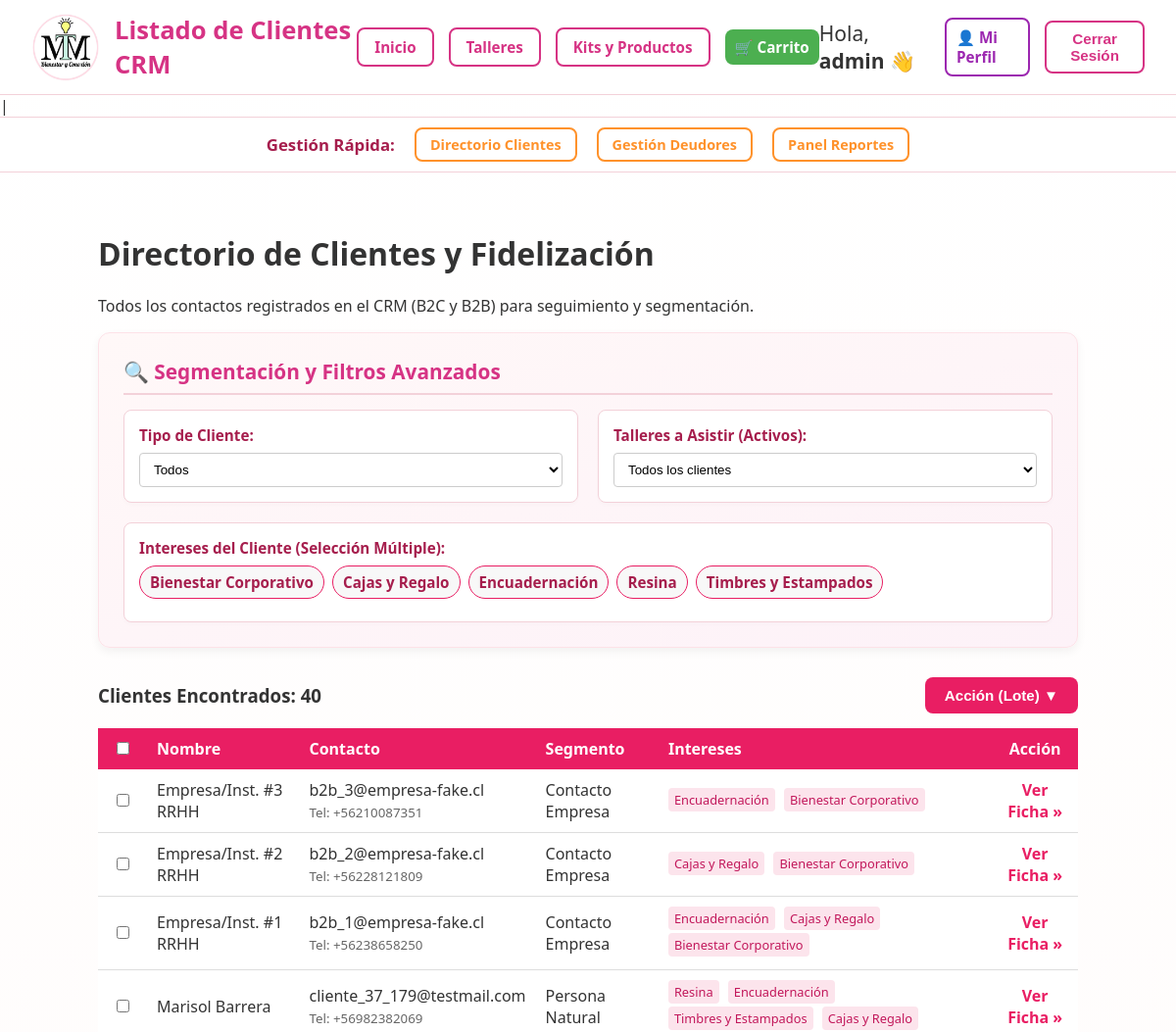
/gestion/clientes/ (signed in, upper part), run on an earlier commit of the app's database.
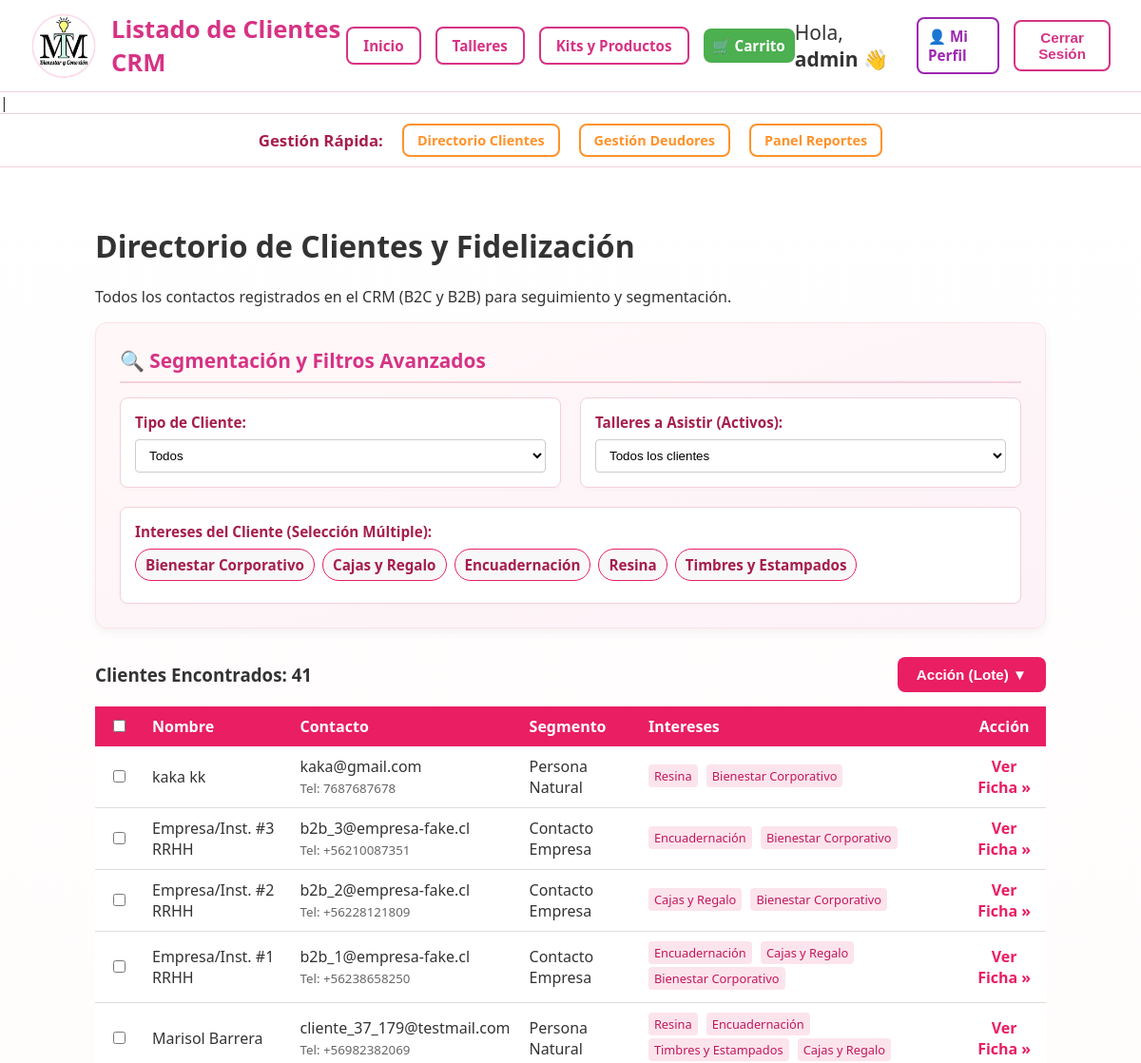
And on a later commit of the database.
### crm/models.py (models this page shows, shortened)
class Interes(models.Model):
    nombre = models.CharField(max_length=100, unique=True, verbose_name="Nombre del Interés")
    descripcion = models.TextField(blank=True, verbose_name="Descripción o Palabras Clave")
    class Meta:
        verbose_name_plural = "Intereses"

class Cliente(models.Model):
    TIPO_CLIENTE_CHOICES = [
        ('B2C', 'Persona Natural'),
        ('B2B', 'Contacto Empresa'), # Etiqueta actualizada
    ]
    nombre_completo = models.CharField(max_length=150, verbose_name="Nombre Completo (Contacto)") # Etiqueta actualizada
    email = models.EmailField(unique=True, verbose_name="Correo Electrónico (Contacto)") # Etiqueta actualizada
    telefono = models.CharField(max_length=20, blank=True, null=True, verbose_name="Teléfono (Contacto)") # Etiqueta actualizada
    fecha_nacimiento = models.DateField(blank=True, null=True, verbose_name="Fecha de Nacimiento (si aplica)") # Etiqueta actualizada
    empresa = models.ForeignKey(
        Empresa,
        on_delete=models.SET_NULL, # Si se borra la empresa, el contacto no se borra, solo pierde el vínculo
        blank=True,
        null=True,
        related_name='contactos', # Permite acceder a los contactos desde una empresa: empresa.contactos.all()
        verbose_name="Empresa (si aplica)"
    )
    comuna_vive = models.CharField(max_length=100, blank=True, null=True, verbose_name="Comuna de Residencia")
    tipo_cliente = models.CharField(max_length=3, choices=TIPO_CLIENTE_CHOICES, default='B2C', verbose_name="Tipo de Contacto") # Etiqueta actualizada
    intereses_cliente = models.ManyToManyField(Interes, blank=True, related_name='clientes', verbose_name="Intereses del Contacto") # Etiqueta actualizada
    observaciones = models.TextField(blank=True, verbose_name="Observaciones de Gestión (Seguimiento, etc.)")
    fecha_registro = models.DateTimeField(auto_now_add=True)

### crm/views.py (the view, shortened to what this page needs)
# urls.py: path('gestion/clientes/', views.listado_clientes, name='listado_clientes'),
@user_passes_test(is_superuser)
def listado_clientes(request):
    tipo_cliente_filtro = request.GET.get('tipo', None)
    intereses_filtro = request.GET.getlist('interes', [])
    taller_asistir_filtro = request.GET.get('taller_asistir', None)
    clientes = Cliente.objects.all().order_by('-fecha_registro')
    if tipo_cliente_filtro:
        clientes = clientes.filter(tipo_cliente=tipo_cliente_filtro)
    if intereses_filtro:
        interes_ids_int = [int(i) for i in intereses_filtro if i.isdigit()]
        if interes_ids_int:
            clientes = clientes.filter(intereses_cliente__id__in=interes_ids_int).distinct()
    if taller_asistir_filtro and taller_asistir_filtro.isdigit():
        taller_id = int(taller_asistir_filtro)
        clientes = clientes.filter(
            inscripciones__taller__id=taller_id,
            inscripciones__estado_pago__in=['PENDIENTE', 'ABONADO', 'PAGADO']
        ).distinct()
    todos_intereses = Interes.objects.all().order_by('nombre')
    talleres_futuros = Taller.objects.filter(
        esta_activo=True,
        fecha_taller__gte=timezone.now().date()
    ).order_by('fecha_taller')
    context = {
        'titulo': 'Listado de Clientes CRM',
        'clientes': clientes,
        'todos_intereses': todos_intereses,
        'intereses_activos': [int(i) for i in intereses_filtro if i.isdigit()],
        'talleres_futuros': talleres_futuros,
        'taller_asistir_activo': int(taller_asistir_filtro) if taller_asistir_filtro and taller_asistir_filtro.isdigit() else None,
    }
    return render(request, 'crm/listado_clientes.html', context)

### crm/views.py (called while the page is built)
def is_superuser(user):
    return user.is_superuser

### crm/templates/crm/listado_clientes.html (shortened to what the changed rows need)
{% extends 'crm/base.html' %}
{% load humanize crm_tags %}
{% block content %}
    <h1>Directorio de Clientes y Fidelización</h1>
    <form method="GET" id="filterForm" action="{% url 'listado_clientes' %}">
        <div class="filter-container">
            <h2 class="filter-section-title">🔍 Segmentación y Filtros Avanzados</h2>
            <div style="display: flex; flex-wrap: wrap; gap: 20px;">
                <div class="filter-group" style="min-width: 300px; flex: 2;">
                    <div class="interest-chips">
                        {% for interes in todos_intereses %}
                            <label class="interest-chip-label">
                                <span class="interest-chip-text">{{ interes.nombre }}</span>
                            </label>
                        {% endfor %}
                    </div>
                </div>
            </div>
        </div>
    </form>
    <div style="margin-bottom: 15px; display: flex; justify-content: space-between; align-items: center;">
        <h3 style="margin: 0;">Clientes Encontrados: {{ clientes|length }}</h3>
        <div class="action-dropdown">
            <button type="button" onclick="toggleDropdown()"
                    class="btn btn-register"
                    style="background: #e91e63; padding: 10px 20px; font-weight: bold;">
            </button>
        </div>
    </div>
    <table style="width: 100%; border-collapse: collapse; margin-top: 5px;">
        <thead>
            <tr style="background-color: #e91e63; color: white;">
                <th style="padding: 10px; width: 30px;"><input type="checkbox" id="selectAll"></th>
                <th style="padding: 10px; text-align: left;">Nombre</th>
                <th style="padding: 10px; text-align: left;">Contacto</th>
                <th style="padding: 10px; text-align: left;">Segmento</th>
                <th style="padding: 10px; text-align: left;">Intereses</th>
                <th style="padding: 10px;">Acción</th>
            </tr>
        </thead>
        <tbody>
            {% for cliente in clientes %}
                <tr style="border-bottom: 1px solid #ddd; background-color: white;">
                    <td style="padding: 10px; text-align: center;">
                        <input type="checkbox" name="cliente_seleccionado" value="{{ cliente.id }}" class="client-checkbox">
                    </td>
                    <td style="padding: 10px;">{{ cliente.nombre_completo }}</td>
                    <td style="padding: 10px;">
                        {{ cliente.email }}<br>
                        <small style="color: #666;">Tel: {{ cliente.telefono|default:'N/A' }}</small>
                    </td>
                    <td style="padding: 10px;">{{ cliente.get_tipo_cliente_display }}</td>
                    <td style="padding: 10px;">
                        {% for interes in cliente.intereses_cliente.all %}
                            <span style="display: inline-block; background-color: #fce4ec; color: #c2185b; border-radius: 4px; padding: 3px 6px; font-size: 0.8em; margin-right: 5px; margin-bottom: 3px;">
                                {{ interes.nombre }}
                            </span>
                        {% empty %}
                            <small style="color: #999;">Sin intereses registrados</small>
                        {% endfor %}
                    </td>
                    <td style="padding: 10px; text-align: center;">
                        <a href="{% url 'detalle_cliente_admin' cliente_id=cliente.id %}" style="color: #e91e63; text-decoration: none; font-weight: bold;">Ver Ficha »</a>
                    </td>
                </tr>
            {% empty %}
                <tr>
                    <td colspan="6" style="padding: 20px; text-align: center; background-color: #fffde7; color: #555;">No hay clientes que coincidan con los filtros.</td>
                </tr>
            {% endfor %}
        </tbody>
    </table>
{% endblock content %}

What changed in the data, as far as the page shows it:
added Cliente: nombre_completo "kaka kk", email "kaka@gmail.com", telefono "7687687678", tipo_cliente "Persona Natural", Interes (nombre "Resina"), Interes (nombre "Bienestar Corporativo")
Also different on the page:
{{ clientes|length }}: "40" → "41"
